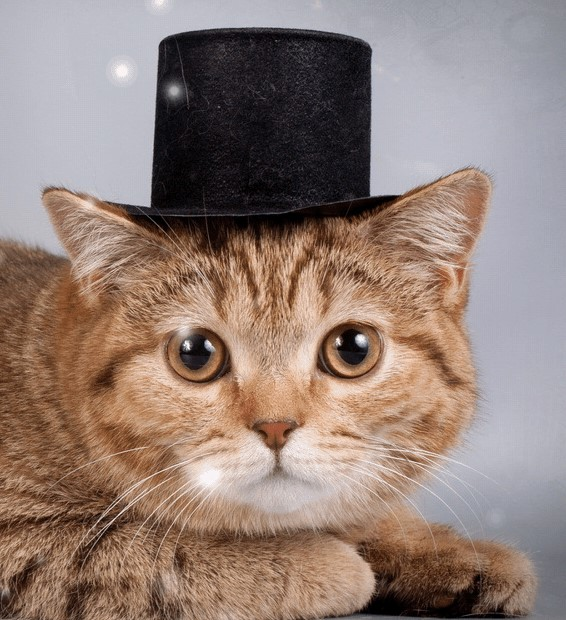
#> input picture images/hat_cat.jpg, 566 x 620 px, found by its file name
$ python translate.py
#> lines starting #> are read from the running program, lines starting #| are printed output that depends on the picture
import numpy as np
import imutils
import cv2

image = cv2.imread(r'images\hat_cat.jpg')
#> image is the input picture: shape (620, 566, 3); mean B, G, R 118.8, 127.5, 147.2


#### MÉTODO "WARP AFFINE" ####

# MATRIZ DE DESLOCAMENTO. ESQUERDA OU DIREITA | ACIMA OU ABAIXO
# [1, 0, Tx], ONDE "Tx" É O NÚMERO DE PIXELS A SER MOVIDO PARA DIREITA OU ESQUERDA
# VALORES POSITIVOS = MOVER PARA A DIREITA
# VALORES NEGATIVOS = ESQUERDA

# [0,  1, Ty], ONDE "Ty" É O NÚMERO DE PIXELS A SER MOVIDO PARA CIMA OU BAIXO
# VALORES POSITIVOS = MOVER PARA BAIXO
# VALORES NEGATIVOS = CIMA
M = np.float32([[1, 0, 25], [0, 1, 50]])
shifted = cv2.warpAffine(image, M, (image.shape[1], image.shape[0]))
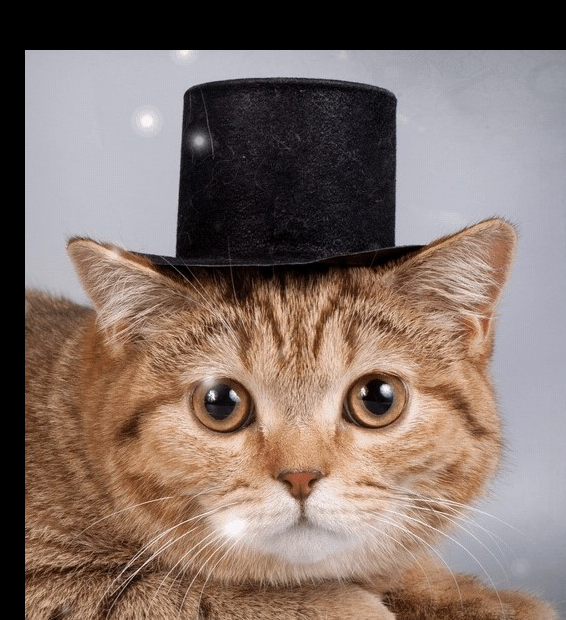
#> shifted: shape (620, 566, 3); mean B, G, R 105.3, 113.1, 130.7
cv2.imshow('Baixo e direita', shifted)

M = np.float32([[1, 0, -50], [0, 1, -90]])
shifted = cv2.warpAffine(image, M, (image.shape[1], image.shape[0]))
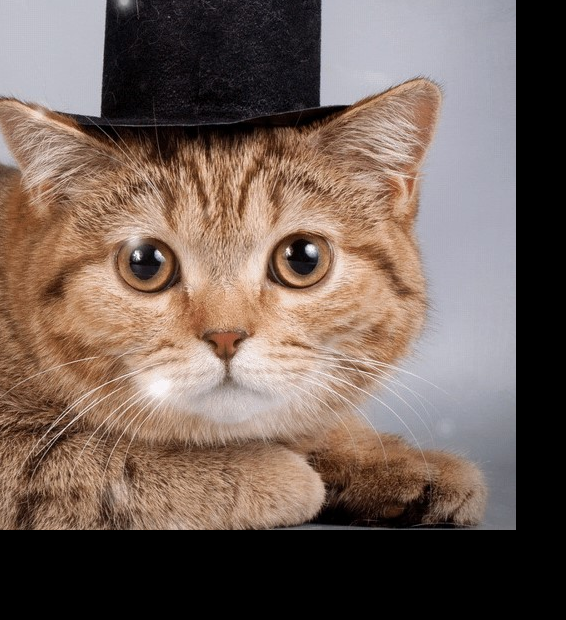
#> shifted: shape (620, 566, 3); mean B, G, R 89.1, 98, 115.7
cv2.imshow('Acima e esquerda', shifted)


#### IMUTILS ####
def translate(image, x, y):
#> called with x = 0, y = 100
    M = np.float32([[1, 0, x], [0, 1, y]])
    shifted = cv2.warpAffine(image, M, (image.shape[1], image.shape[0]))
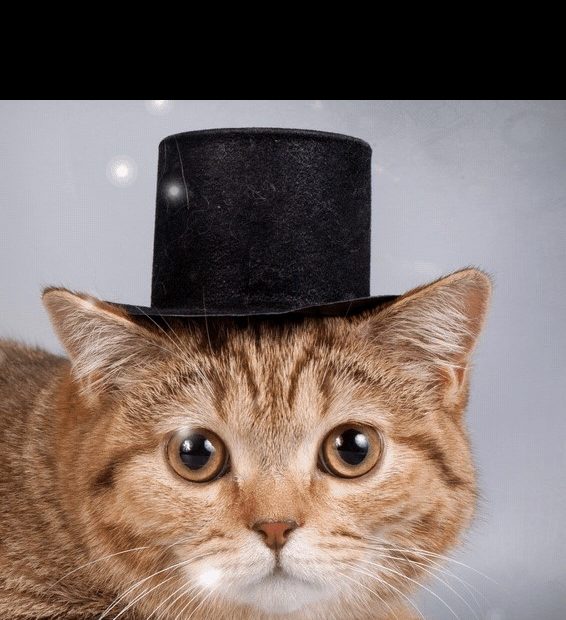
#> shifted: shape (620, 566, 3); mean B, G, R 105.1, 111, 126.1

    return shifted


shifted = translate(image, 0, 100)
cv2.imshow('SHIFTED', shifted)


cv2.waitKey(0)

$ run again, with images/beach.png saved as images/hat_cat.jpg
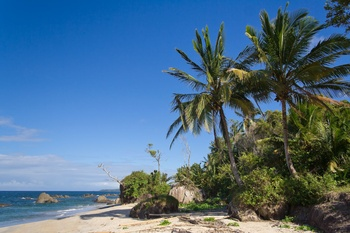
#> input picture images/beach.png, 350 x 233 px, found by its file name
#> image is the input picture: shape (233, 350, 3); mean B, G, R 136, 110.4, 78.6
#> `shifted = cv2.warpAffine(image, M, (image.shape[1], image.shape[0]))`:
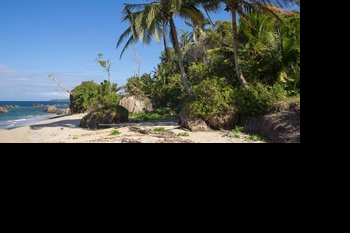
#> shifted: shape (233, 350, 3); mean B, G, R 62.4, 60.8, 53.2
#> in translate, `shifted = cv2.warpAffine(image, M, (image.shape[1], image.shape[0]))`:
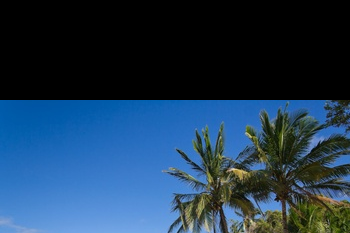
#> shifted: shape (233, 350, 3); mean B, G, R 83.9, 58.1, 30.9
